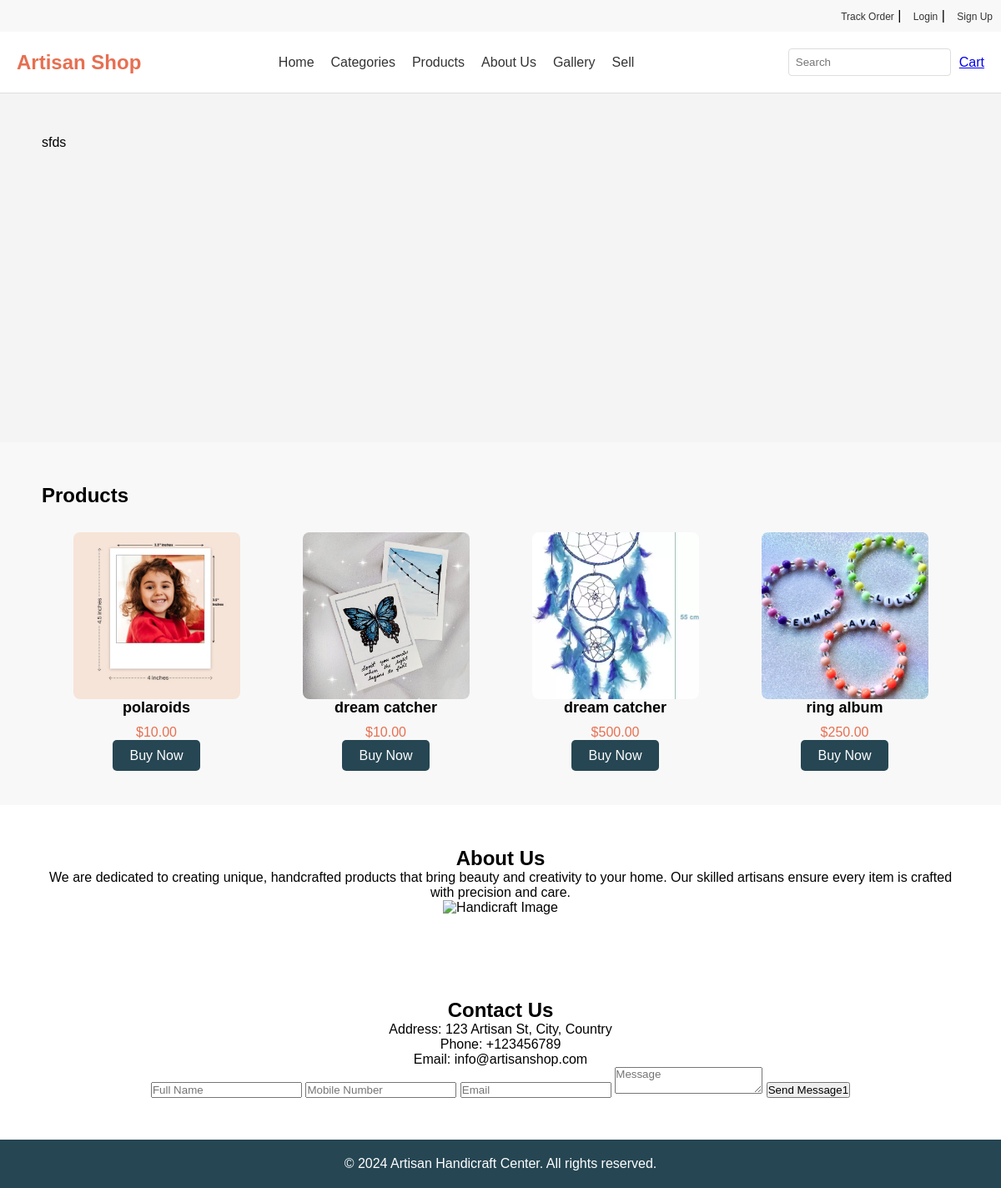
/backend/home.php, run on an earlier commit of the app's database.
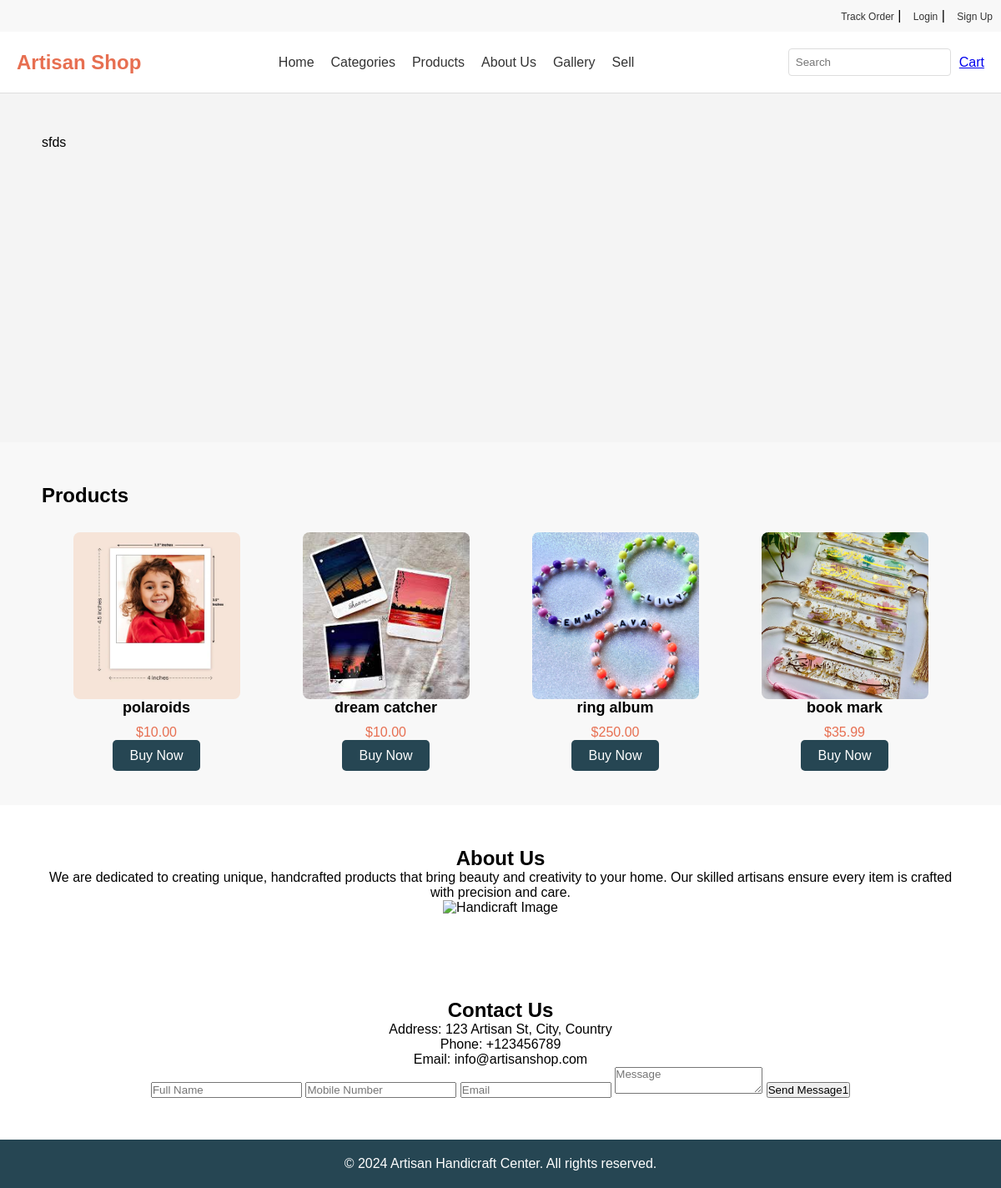
And on a later commit of the database.
### tables this page shows
CREATE TABLE `products` (
  `product_id` int(11) NOT NULL,
  `seller_id` int(11) DEFAULT NULL,
  `product_name` varchar(255) NOT NULL,
  `price` decimal(10,2) NOT NULL,
  `description` text DEFAULT NULL,
  `image_url` varchar(255) DEFAULT NULL,
  `category_id` int(11) DEFAULT NULL,
  `created_at` timestamp NOT NULL DEFAULT current_timestamp(),
  `approved` tinyint(1) DEFAULT 0,
  `stock_quantity` int(11) NOT NULL DEFAULT 0
);

### backend/home.php (the view, shortened to what this page needs)
<?php
include 'db_connection.php';
$sql = "SELECT * FROM products LIMIT 4";
$stmt = $conn->prepare($sql);
$stmt->execute();
$result = $stmt->get_result();
?>
<!DOCTYPE html>
<html lang="en">
<head>
    <link rel="stylesheet" href="../assets/css/home.css">
</head>
<body>
    <div class="content">
    <header class="top-header">
        <div class="user-actions">
            <a href="#">Track Order</a> |
            <a href="login.php">Login</a> |
            <a href="register.php">Sign Up</a>
        </div>
    </header>
    <header class="main-header">
        <div class="logo">
            <h1>Artisan Shop</h1>
        </div>
        <nav class="nav">
            <ul>
                <li><a href="home.php">Home</a></li>
                <li><a href="category.php">Categories</a></li>
                <li><a href="products.php">Products</a></li>
                <li><a href="about us.html">About Us</a></li>
                <li><a href="#">Gallery</a></li>
                <li><a href="login.php">Sell</a></li>
            </ul>
        </nav>
        <div class="cart-search">
            <input type="text" placeholder="Search">
            <a href="view_cart.php" class="cart">Cart</a>
        </div>
    </header>
    <section class="header">
        <div class="sss">
        <p>sfds</p>
</div>
</section>
    <section class="products">
        <h2>Products</h2>
        <div class="product-grid">
            <?php while ($product = $result->fetch_assoc()): ?>
                <div class="product-item">
                    <img src="<?= htmlspecialchars($product['image_url']) ?>" alt="<?= htmlspecialchars($product['product_name']) ?>">
                    <h3><?= htmlspecialchars($product['product_name']) ?></h3>
                    <p>$<?= number_format($product['price'], 2) ?></p>
                    <a href="product_detail.php?id=<?= $product['product_id'] ?>" class="btn">Buy Now</a>
                </div>
            <?php endwhile; ?>
        </div>
    </section>
    <section class="about-us">
        <h2>About Us</h2>
        <p>We are dedicated to creating unique, handcrafted products that bring beauty and creativity to your home. Our skilled artisans ensure every item is crafted with precision and care.</p>
        <img src="aboutus.jpg" alt="Handicraft Image">
    </section>
    <section class="contact-us">
        <h2>Contact Us</h2>
        <div class="contact-info">
            <p>Address: 123 Artisan St, City, Country</p>
            <p>Phone: +123456789</p>
            <p>Email: info@artisanshop.com</p>
        </div>
        <div class="contact-form">
            <input type="text" placeholder="Full Name">
            <input type="text" placeholder="Mobile Number">
            <input type="email" placeholder="Email">
            <textarea placeholder="Message"></textarea>
            <button type="submit" class="btn">Send Message1</button>
        </div>
    </section>
    <footer class="footer">
        <p>© 2024 Artisan Handicraft Center. All rights reserved.</p>
    </footer>
</body>
</html>

What changed in the data, as far as the page shows it:
removed products: image_url+product_name (picture), product_name "dream catcher", price "500.00"
changed products "dream catcher": image_url: a different picture
now on this page (row unchanged): products: image_url (picture), product_name "book mark", price "35.99"
